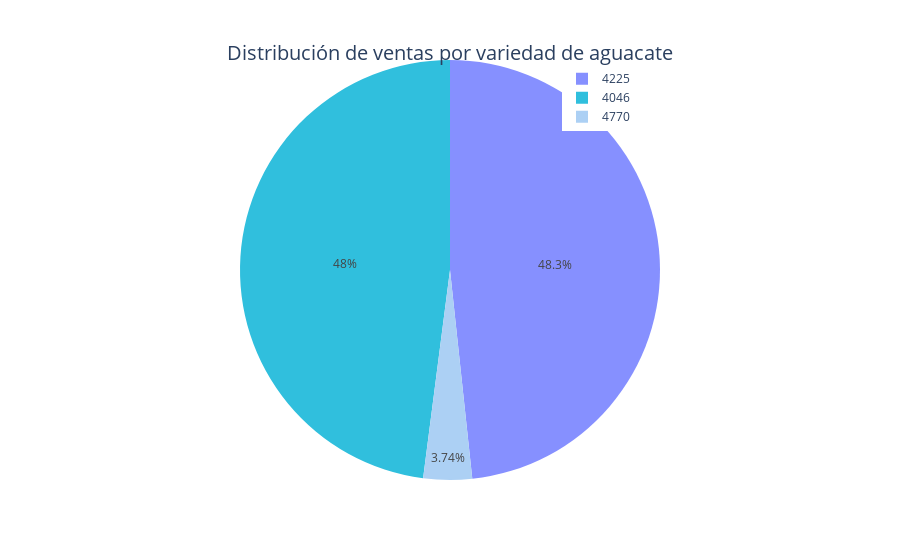

This figure's notebook cell:
### Code cell
pie = px.pie(df_ventas_variedad, names= 'variedad', values='total_ventas',
             color = ['4046', '4225', '4770'],
             color_discrete_map = {'4046': '#30BFDD',
                                   '4225': '#8690FF',
                                   '4770': '#ACD0F4'})
pie.update_layout(title = dict(text = "Distribución de ventas por variedad de aguacate", 
															 font = dict(size = 20),
															 automargin = True, 
															 yref = 'paper',
															 x = 0.5,
															 y = 1),
							    legend = dict(yanchor = "top",
														    y = 0.99,
														    xanchor = "right",
														    x = 0.75))
pie.show()

### Figure 1 — Plotly figure (JSON) as saved in the notebook; plotly's stock layout.template omitted (floating-point values rounded to 4 significant figures)
{"data": [{"customdata": [["4046"], ["4225"], ["4770"]], "domain": {"x": [0, 1], "y": [0, 1]}, "hovertemplate": "variedad=%{label}<br>total_ventas=%{value}<br>color=%{customdata[0]}<extra></extra>", "labels": ["4046", "4225", "4770"], "legendgroup": "", "marker": {"colors": ["#30BFDD", "#8690FF", "#ACD0F4"]}, "name": "", "showlegend": true, "type": "pie", "values": [5347000000.0, 5386000000.0, 416800000.0]}], "layout": {"legend": {"tracegroupgap": 0, "x": 0.75, "xanchor": "right", "y": 0.99, "yanchor": "top"}, "margin": {"t": 60}, "title": {"automargin": true, "font": {"size": 20}, "text": "Distribución de ventas por variedad de aguacate", "x": 0.5, "y": 1, "yref": "paper"}}}
